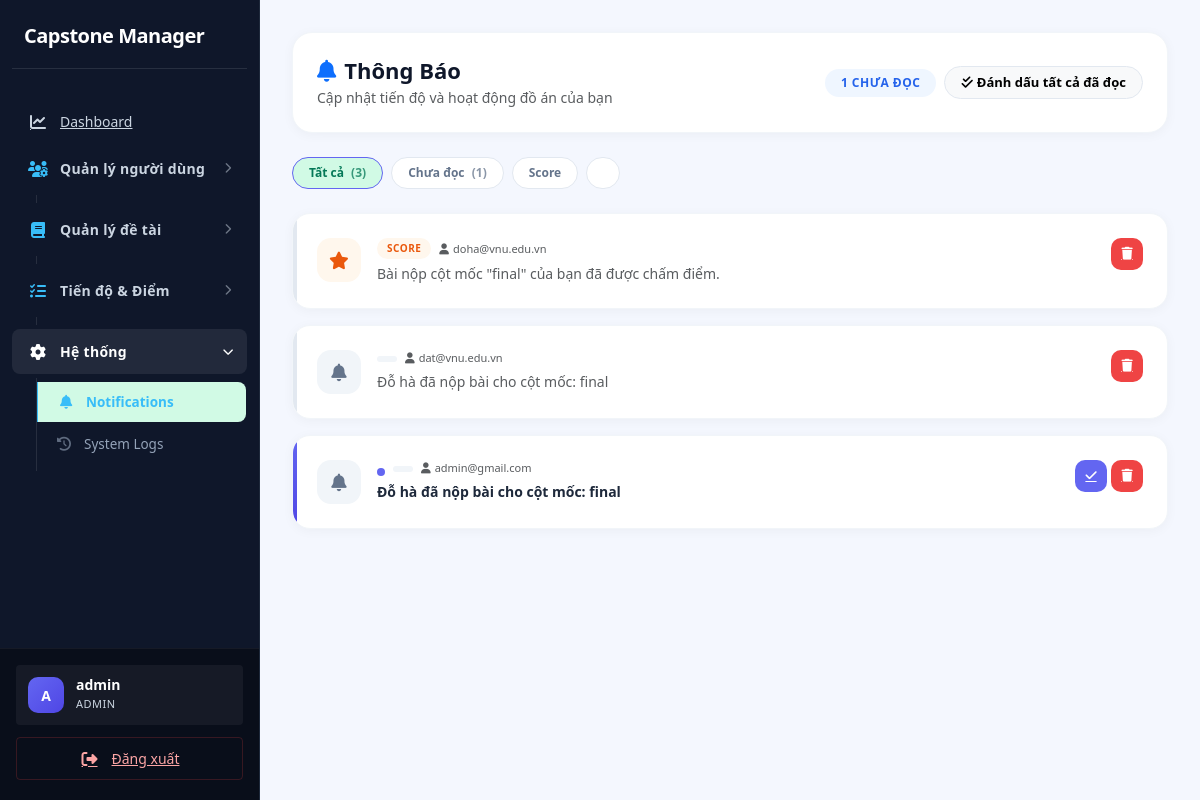
/index.php?page=notifications (signed in), run on the app's committed database.
### tables this page shows
CREATE TABLE `notifications` (
  `id` int(11) NOT NULL,
  `user_id` int(11) DEFAULT NULL,
  `content` text DEFAULT NULL,
  `type` enum('approval','deadline','score','system') DEFAULT NULL,
  `is_read` tinyint(1) DEFAULT 0,
  `created_at` timestamp NOT NULL DEFAULT current_timestamp()
);

CREATE TABLE `users` (
  `id` int(11) NOT NULL,
  `email` varchar(100) NOT NULL,
  `password` varchar(255) NOT NULL,
  `role` enum('admin','student','lecturer') NOT NULL DEFAULT 'student',
  `status` enum('active','locked') DEFAULT 'active',
  `created_at` timestamp NOT NULL DEFAULT current_timestamp()
);

### app/controllers/NotificationController.php (called while the page is built, shortened)
<?php
class NotificationController {
    private $notificationModel;
    public function __construct() {
        $this->notificationModel = new Notification();
    }
    public function index() {
        $userId = $_SESSION['user']['id'];
        $role   = $_SESSION['user']['role'];
        if ($role === 'admin') {
            $notifications = $this->notificationModel->getAll();
        } else {
            $notifications = $this->notificationModel->getByUser($userId);
        }
        require '../app/views/notifications/index.php';
    }
}

### core/Database.php (called while the page is built)
<?php
class Database {
    private static $instance = null;
    private $conn;
    private $host = "localhost";
    private $dbname = "capstone_manager";
    private $username = "root";
    private $password = "";
    private function __construct(){
        try{
            $this->conn = new PDO(
                "mysql:host={$this->host};dbname={$this->dbname};charset=utf8mb4",
                $this->username,
                $this->password
            );
            $this->conn->setAttribute(
                PDO::ATTR_ERRMODE,
                PDO::ERRMODE_EXCEPTION
            );
            $this->conn->setAttribute(
                PDO::ATTR_DEFAULT_FETCH_MODE,
                PDO::FETCH_ASSOC
            );
        }catch(PDOException $e){
            die("Database Error: " . $e->getMessage());
        }
    }
    public static function getInstance(){
        if(self::$instance == null){
            self::$instance = new Database();
        }
        return self::$instance;
    }
    public function getConnection(){
        return $this->conn;
    }
}

### app/models/Notification.php (called while the page is built, shortened)
<?php
class Notification {
    private $conn;
    public function __construct(){
        $this->conn = Database::getInstance()->getConnection();
    }
    public function getAll(){
        $sql = "SELECT notifications.*,
                       users.email
                FROM notifications
                JOIN users
                ON users.id = notifications.user_id
                ORDER BY notifications.id DESC";
        return $this->conn
            ->query($sql)
            ->fetchAll(PDO::FETCH_ASSOC);
    }
}

### app/views/notifications/index.php (the view, shortened to what this page needs)
<?php require '../app/views/layouts/header.php'; ?>
<?php require '../app/views/layouts/sidebar.php'; ?>
<div class="main-content" style="padding: 32px; background: #f4f7fe; min-height: 100vh;">
    <div class="topbar-card p-4 mb-4 d-flex justify-content-between align-items-center flex-wrap gap-3">
        <div>
            <h2 class="fw-bold mb-1" style="color:#0f172a; font-size:22px">
                <i class="fa-solid fa-bell me-2 text-primary"></i>Thông Báo
            </h2>
            <p class="text-muted small mb-0">Cập nhật tiến độ và hoạt động đồ án của bạn</p>
        </div>
        <?php
            $unreadCount = count(array_filter($notifications ?? [], fn($n) => !$n['is_read']));
        ?>
        <div class="d-flex align-items-center gap-2 flex-wrap">
            <?php if ($unreadCount > 0): ?>
                <span class="badge rounded-pill px-3 py-2 fw-bold"
                      style="background:#eff6ff;color:#2563eb;font-size:12px">
                    <?= $unreadCount ?> chưa đọc
                </span>
                <a href="index.php?page=notification-read-all"
                   class="btn btn-light rounded-pill px-3 fw-bold"
                   style="font-size:13px;border:1.5px solid #e2e8f0">
                    <i class="fa-solid fa-check-double me-1"></i>Đánh dấu tất cả đã đọc
                </a>
            <?php endif; ?>
        </div>
    </div>
    <?php if (!empty($notifications)): ?>
    <div class="d-flex gap-2 mb-4 flex-wrap" id="filterTabs">
        <button class="filter-btn active" data-filter="all">
            Tất cả <span class="ms-1 opacity-75">(<?= count($notifications) ?>)</span>
        </button>
        <button class="filter-btn" data-filter="unread">
            Chưa đọc <span class="ms-1 opacity-75">(<?= $unreadCount ?>)</span>
        </button>
        <?php
            $types = array_unique(array_column($notifications, 'type'));
            foreach ($types as $t):
        ?>
        <button class="filter-btn" data-filter="<?= htmlspecialchars($t) ?>">
            <?= htmlspecialchars(ucfirst($t)) ?>
        </button>
        <?php endforeach; ?>
    </div>
    <?php endif; ?>
    <?php if (!empty($notifications)): ?>
        <div class="d-flex flex-column gap-3" id="notifList">
            <?php foreach ($notifications as $n): ?>
                <?php
                    $isRead  = (bool)$n['is_read'];
                    $type    = $n['type'] ?? 'system';
                    $typeClass = match($type) {
                        'system'       => 'type-system',
                        'registration' => 'type-registration',
                        'score'        => 'type-score',
                        'submission'   => 'type-submission',
                        'milestone'    => 'type-milestone',
                        default        => 'type-default',
                    };
                    $typeIcon = match($type) {
                        'system'       => 'fa-gear',
                        'registration' => 'fa-file-signature',
                        'score'        => 'fa-star',
                        'submission'   => 'fa-upload',
                        'milestone'    => 'fa-flag',
                        default        => 'fa-bell',
                    };
                ?>
                <div class="notif-card <?= $isRead ? 'read' : 'unread' ?> p-4"
                     data-type="<?= htmlspecialchars($type) ?>"
                     data-read="<?= $isRead ? '1' : '0' ?>">
                    <div class="d-flex align-items-start gap-3">
                        <div class="notif-icon <?= $typeClass ?>">
                            <i class="fa-solid <?= $typeIcon ?>"></i>
                        </div>
                        <div class="flex-grow-1 min-w-0">
                            <div class="d-flex align-items-center gap-2 mb-1 flex-wrap">
                                <?php if (!$isRead): ?>
                                    <div class="unread-dot"></div>
                                <?php endif; ?>
                                <span class="type-badge <?= $typeClass ?>">
                                    <?= htmlspecialchars(strtoupper($type)) ?>
                                </span>
                                <?php if (!empty($n['email'])): ?>
                                    <span class="text-muted" style="font-size:11px">
                                        <i class="fa-solid fa-user me-1"></i><?= htmlspecialchars($n['email']) ?>
                                    </span>
                                <?php endif; ?>
                            </div>
                            <p class="mb-0 <?= $isRead ? 'text-muted' : 'fw-semibold' ?>"
                               style="color:<?= $isRead ? '#64748b' : '#1e293b' ?>; font-size:14px; line-height:1.5">
                                <?= htmlspecialchars($n['content']) ?>
                            </p>
                        </div>
                        <div class="d-flex gap-1 flex-shrink-0">
                            <?php if (!$isRead): ?>
                                <a href="index.php?page=notification-read&id=<?= $n['id'] ?>"
                                   class="action-btn text-white"
                                   style="background:#6366f1"
                                   title="Đánh dấu đã đọc">
                                    <i class="fa-solid fa-check"></i>
                                </a>
                            <?php endif; ?>
                            <a href="index.php?page=notification-delete&id=<?= $n['id'] ?>"
                               class="action-btn text-white btn-delete"
                               style="background:#ef4444"
                               title="Xóa thông báo">
                                <i class="fa-solid fa-trash"></i>
                            </a>
                        </div>
                    </div>
                </div>
            <?php endforeach; ?>
        </div>
    <?php endif; ?>
</div>
<?php require '../app/views/layouts/footer.php'; ?>

### public/assets/css/style.css (style rules this page uses)
:root { --primary: #0f172a; --primary-hover: #1e293b; --secondary: #475569; --success: #059669; --success-light: #d1fae5; --warning: #d97706; --warning-light: #fef3c7; --danger: #dc2626; --danger-light: #fee2e2; --info: #0284c7; --info-light: #e0f2fe; --sidebar-bg: #0f172a; --sidebar-text: #cbd5e1; --sidebar-hover: #1e293b; --sidebar-w: 260px; --bg: #f8f9fa; --surface: #ffffff; --border: #cbd5e1; --border-light: #e2e8f0; --text: #0f172a; --text-muted: #475569; --text-faint: #94a3b8; --radius-sm: 4px; --radius-md: 6px; --radius-lg: 8px; --radius-xl: 8px; --radius-2xl: 12px; --shadow-sm: 0 1px 2px rgba(0, 0, 0, 0.05); --shadow-md: 0 4px 6px -1px rgba(0, 0, 0, 0.1), 0 2px 4px -1px rgba(0, 0, 0, 0.06); --shadow-lg: 0 10px 15px -3px rgba(0, 0, 0, 0.1), 0 4px 6px -2px rgba(0, 0, 0, 0.05); --shadow-hover: 0 10px 15px -3px rgba(0, 0, 0, 0.1); --font: 'Inter', system-ui, -apple-system, sans-serif; --transition: all 0.2s ease-in-out; }
*, *::before, *::after { box-sizing: border-box; margin: 0; padding: 0; }
body { font-family: var(--font); background: var(--bg); color: var(--text); font-size: 14px; line-height: 1.5; -webkit-font-smoothing: antialiased; }
a { text-decoration: none; color: var(--info); transition: var(--transition); }
.main-content { margin-left: var(--sidebar-w); min-height: 100vh; padding: 32px; background: var(--bg); }
.btn { display: inline-flex; align-items: center; justify-content: center; gap: 8px; padding: 8px 16px; font-size: 14px; font-weight: 600; border: 1px solid transparent; border-radius: 6px; cursor: pointer; transition: all 0.2s ease; line-height: 1.5; }
.btn-light { background: #f1f5f9; color: #334155; border: 1px solid #e2e8f0; }
.badge { display: inline-flex; align-items: center; justify-content: center; padding: 6px 12px; border-radius: 100px; font-size: 11px; font-weight: 700; text-transform: uppercase; letter-spacing: 0.5px; border: none; }
.active { background: #d1fae5 !important; color: #047857 !important; }

### app/views/notifications/index.php (style rules this page uses)
.notif-card { background: #fff; border-radius: 18px; border: 1px solid #f1f5f9; box-shadow: 0 2px 12px rgba(0,0,0,.04); transition: box-shadow .15s, transform .15s; position: relative; overflow: hidden; }
.notif-card.unread::before { content: ''; position: absolute; left: 0; top: 0; bottom: 0; width: 4px; background: linear-gradient(180deg, #6366f1, #4f46e5); border-radius: 4px 0 0 4px; }
.notif-card.read::before { content: ''; position: absolute; left: 0; top: 0; bottom: 0; width: 4px; background: #e2e8f0; border-radius: 4px 0 0 4px; }
.notif-icon { width: 44px; height: 44px; border-radius: 14px; display: flex; align-items: center; justify-content: center; font-size: 1.1rem; flex-shrink: 0; }
.type-score { background: #fff7ed; color: #ea580c; }
.type-default { background: #f1f5f9; color: #64748b; }
.type-badge { font-size: 10px; font-weight: 700; letter-spacing: .5px; text-transform: uppercase; padding: 3px 10px; border-radius: 50px; }
.action-btn { width: 32px; height: 32px; border-radius: 10px; display: inline-flex; align-items: center; justify-content: center; font-size: .8rem; border: none; transition: all .15s; cursor: pointer; }
.topbar-card { background: #fff; border-radius: 20px; border: 1px solid #f1f5f9; box-shadow: 0 2px 12px rgba(0,0,0,.04); }
.unread-dot { width: 8px; height: 8px; border-radius: 50%; background: #6366f1; flex-shrink: 0; margin-top: 6px; }
.filter-btn { font-size: 12px; font-weight: 600; border-radius: 50px; padding: 6px 16px; border: 1.5px solid #e2e8f0; background: #fff; color: #64748b; cursor: pointer; transition: all .15s; }
.filter-btn.active, .filter-btn:hover { background: #6366f1; color: #fff; border-color: #6366f1; }

### data on the page
notifications: is_read "1", type "SCORE", user.email "doha@vnu.edu.vn", content "Bài nộp cột mốc \"final\" của bạn đã được chấm điểm."
notifications: user.email "dat@vnu.edu.vn", content "Đỗ hà đã nộp bài cho cột mốc: final"
notifications: is_read 0 (drawn), user.email "admin@gmail.com", content "Đỗ hà đã nộp bài cho cột mốc: final"

### other printed values
substr($username, 0, 1) "A"
$username "admin"
$_SESSION['user']['role'] "ADMIN"
count($notifications) "3"
$t "Score"
